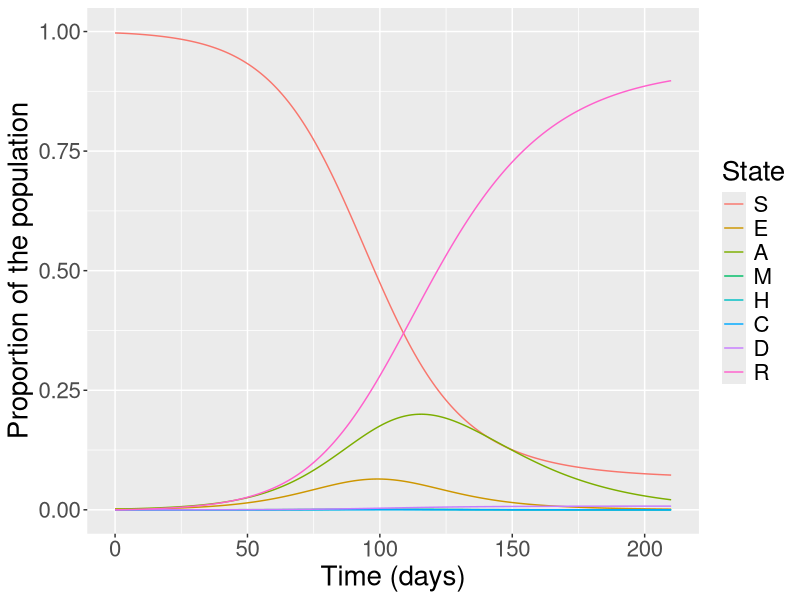
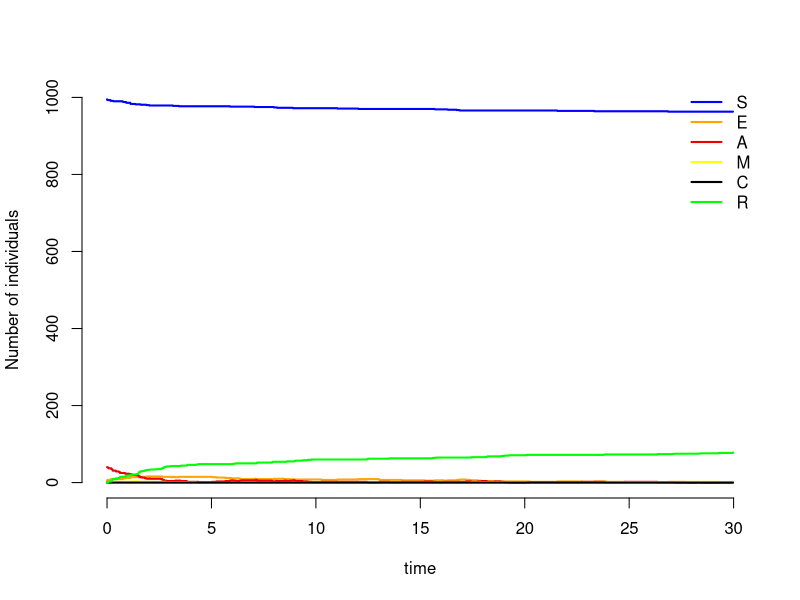

Recreate these plots in R, in order.
## ---- chunk 1
## Create an SEIR function
# Load deSolve library
library(deSolve)
library(ggplot2)
library(deSolve)
library(reshape2)

# Function to return derivatives of SEIR model
seir_ode<-function(t,Y,par){
  S  <-Y[1]
  E  <-Y[2]
  A  <-Y[3]
  M  <-Y[4]
  H  <-Y[5]
  C  <-Y[6]
  D  <-Y[7]
  R  <-Y[8]
  
  N  <- S + E + A + M + H + C + D + R
  
  
  beta1     <- par[1]
  beta2     <- par[2]
  omega     <- par[3]
  delta     <- par[4]
  gammaA    <- par[5]
  gammaM    <- par[6]
  gammaH    <- par[7]
  gammaC    <- par[8]
  kappa     <- par[9]
  zeta      <- par[10]
  lambdaC   <- par[11]
  
  
  dYdt<-vector(length=8)
  dYdt[1]=-beta1*S*A/N-beta2*S*M/N
  dYdt[2]=beta1*S*A/N+beta2*S*M/N-(omega)*E
  dYdt[3]=delta*omega*E-(gammaA)*A
  dYdt[4]=(1-delta)*omega*E-(gammaM + kappa)*M
  dYdt[5]= kappa*M-(zeta+gammaH)*H
  dYdt[6]= zeta*H-(lambdaC + gammaC)*C
  dYdt[7]= lambdaC*C
  dYdt[8]= gammaA*A + gammaM*M + gammaH*H + gammaC*C
  
  return(list(dYdt))
}

## ---- chunk 2
# Set parameter values
beta1     <- .15
beta2     <- .08
omega     <- 0.196
delta     <- 85/100
gammaA    <- 1
gammaM    <- 0.9815
gammaH    <- 0.1
gammaC    <- 0.5
kappa     <- 0.044
zeta      <- 0.3
lambdaC   <- 0.25


S0  <- 995
E0  <- 2
A0  <- 1
M0  <- 0
H0  <- 0
C0  <- 0
D0  <- 0
R0  <- 0

N0  <- S0 + E0 + A0 + M0 + H0 + C0 + D0 + R0

init<-c(S0,E0,A0,M0,H0,C0,D0,R0)/N0

tt<-seq(0,210)

par0<-c(beta1 ,beta2 ,omega ,delta ,
        kappa ,gammaA ,gammaM ,gammaH,gammaC,zeta,lambdaC)

## ---- chunk 3
## Solve using ode (General Solver for Ordinary Differential Equations)
output<-as.data.frame(ode(y=init,func = seir_ode,parms=par0,times = tt))
colnames(output)<- c("time","S","E","A","M","H","C","D","R")
out_long=melt(output,id="time")
## ---- chunk 4
# To plot the proportion of susceptible, infected and recovered individuals over time
ggplot(data = out_long,          
       aes(x = time, y = value, colour = variable, group = variable)) +  
  geom_line() +xlab("Time (days)")+ylab("Proportion of the population") +
  scale_color_discrete(name="State")+ theme(text = element_text(size = 20)) +
  ylim(0, 1.00)
## ---- chunk 5
# Set parameter values
beta1     <- .15
beta2     <- .08
omega     <- 0.196
delta     <- 85/100
gammaA    <- 1
gammaM    <- 0.9815
gammaH    <- 0.1
gammaC    <- 0.5
kappa     <- 0.044
zeta      <- 0.3
lambdaC   <- 0.25
N = 1e3                # Population size
A0 = 4                  # Initial number of infecteds 
M0 = 1                  # Initial number of infecteds 

# Set parameter values
beta1     <- .15
beta2     <- .08
omega     <- 0.196
delta     <- 85/100
gammaA    <- 1
gammaM    <- 0.9815
gammaH    <- 0.1
gammaC    <- 0.5
kappa     <- 0.044
zeta      <- 0.3
lambdaC   <- 0.25


S0  <- 995
E0  <- 0
A0  <- 4
M0  <- 1
H0  <- 0
C0  <- 0
D0  <- 0
R0  <- 0
## ---- chunk 6
t = 0                 # Current time
S = N - 5          # Current number of susceptibles
E = 10
A = A0          # Current number of infecteds assymp
M = M0           # Current number of infecteds symp
H = 0            # Current number of hosp
C = 0            # Current number of critically ill
D = 0            # Current number of deaths
R = 0                 # Current number of recovered individuals
## ---- chunk 7
       rate  <- numeric(10)
        rate[1] = (beta1*S*A/N)+ (beta2*S*M/N)
        rate[2] = (delta*omega)
        rate[3] = (1-delta)*omega
        rate[4] = gammaA*A
        rate[5] = gammaM*M 
        rate[6] = kappa*M
        rate[7] = gammaH*H
        rate[8] = zeta*H
        rate[9] = gammaC*C
        rate[10] = lambdaC*C
        rates = sum(rate)
        print(rates)
## ---- chunk 8
if (rates > 0) {
            t = t + rexp(1,rates)
        }
## ---- chunk 9
# Recalling the needed parameters
totalTime =360 # Total simulation time in days
beta1     <- .3#.15
beta2     <- .08
omega     <- 0.196
delta     <- 85/100
gammaA    <- 1
gammaM    <- 0.9815
gammaH    <- 0.1
gammaC    <- 0.5
kappa     <- 0.044
zeta      <- 0.3
lambdaC   <- 0.25
N = 1e3                 # Population size
A0 = 40                  # Initial number of infecteds 
M0 = 1                  # Initial number of infecteds 


# declaring the Gillespie function
Gillespie = function() {
  t = 0 # Current time
  S = N - 5 # Current number of susceptibles
  E = 5
  A = A0 # Current number of infecteds assymp
  M = M0 # Current number of infecteds symp
  H = 0 # Current number of hosp
  C = 0 # Current number of critically ill
  D = 0 # Current number of deaths
  R = 0 # Current number of recovered
  
  

  
  df = data.frame() # Output data(to be plotted later)
  i = 0
  while (isTRUE(t < totalTime)) {
    i = i + 1
    df = rbind(df, data.frame(times = t, S = S, E = E,
                              A = A,
                              M = M, H = H, C = C, D=D,R = R))
    # Monte Carlo step
    # rate <- numeric(10)
    #    rate  <- numeric(10)
    #     rate[1] = (beta1*S*A/N)+ (beta2*S*M/N)
    #     rate[2] = (delta*omega)*E
    #     rate[3] = (1-delta)*omega*E
    #     rate[4] = gammaA*A
    #     rate[5] = gammaM*M 
    #     rate[6] = kappa*M
    #     rate[7] = gammaH*H
    #     rate[8] = zeta*H
    #     rate[9] = gammaC*C
    #     rate[10] = lambdaC*C
    #     rates = sum(rate)
    
        
        
        rate  <- numeric(10)
        rate[1] = (beta1*S*A/N)+ (beta2*S*M/N)
        rate[2] = (delta*omega)*E
        rate[3] = (1-delta)*omega*E 
        rate[4] = gammaA*A 
        rate[5] = gammaM*M  
        rate[6] = kappa*M 
        rate[7] = gammaH*H 
        rate[8] = zeta*H
        rate[9] = gammaC*C 
         rate[10] = lambdaC*C 
        rates = sum(rate)
        
        
    if (rates > 0) {
       t = t + rexp(1, rate = rates)
    }
     
    if (isTRUE(t > totalTime) || rates == 0) {
      break
    }
    
    # # Update
        if (runif(1) < (rate[1]/rates)){#S-1,E+1
            S = S - 1
            E = E + 1
        } else if (runif(1) < (rate[2]/rates)){#E-1,A+1
              E = E - 1
              A = A + 1
            } else if (runif(1) < (rate[3]/rates)){#E-1,M+1
              E = E - 1
              M = M + 1
              } else if (runif(1)< (rate[4]/rates)){ #A-1,R+1
                A = A - 1
                R = R + 1
              } else if (runif(1) < (rate[5]/rates)){ #M-1,R+1
                M = M - 1
                R = R + 1
                } else     if (runif(1) < (rate[6]/rates)){ #M-1,H+1
                    M = M - 1
                    H = H + 1
                    } else if (runif(1)  < (rate[7]/rates)){ #H-1,R+1
                        H= H - 1
                        R = R + 1
                        } else if (runif(1) < (rate[8]/rates)){ #H-1,C+1
                          H= H - 1
                          C = C + 1
                          } else if(runif(1) < (rate[9]/rates)){ #C-1,R+1
                              C = C - 1
                              R= R + 1
                              }
                              else  if(runif(1) < (rate[10]/rates)){ #C-1,D+1
                              C = C -1 
                              D = D +1
                              }
    }
   return (df)
}



#ggplot(data = out_long,          
#       aes(x = time, y = value, colour = variable, group = variable)) +  
#  geom_line() +xlab("Time (days)")+ylab("Proportion of the population") +
#  scale_color_discrete(name="State")+ theme(text = element_text(size = 20)) +
#  ylim(0, 1.00)


## ---- chunk 10

resultsG=Gillespie()
# plotting
plot(resultsG$times,resultsG$S,type='s',col='blue',bty="n",ylab="Number of individuals",xlab="time",lwd=2,ylim=c(0,N))
lines(resultsG$times,resultsG$E,type='s',col='orange',lwd=2)
lines(resultsG$times,resultsG$A,type='s',col='red2',lwd=2)
lines(resultsG$times,resultsG$M,type='s',col='yellow',lwd=2)
lines(resultsG$times,resultsG$C,type='s',col='black',lwd=2)
lines(resultsG$times,resultsG$R,type='s',col='green',lwd=2)
legend(x="topright",c("S","E","A","M","C","R"),lty=1,col=c("blue","orange", "red2","yellow","black","green"),bty="n",lwd=2)
